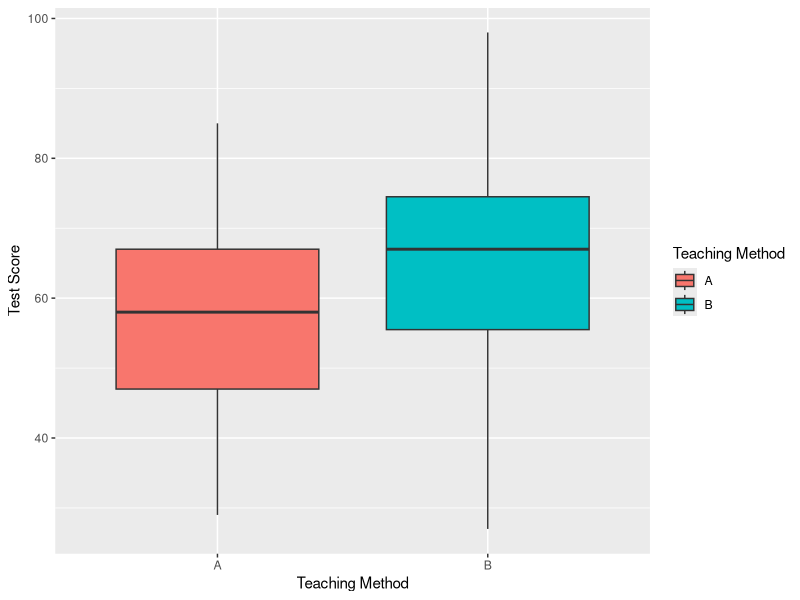
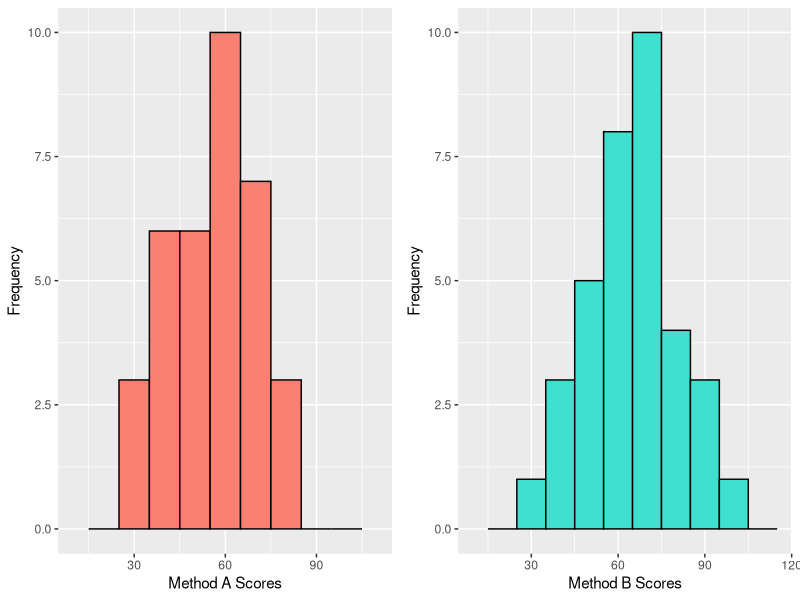
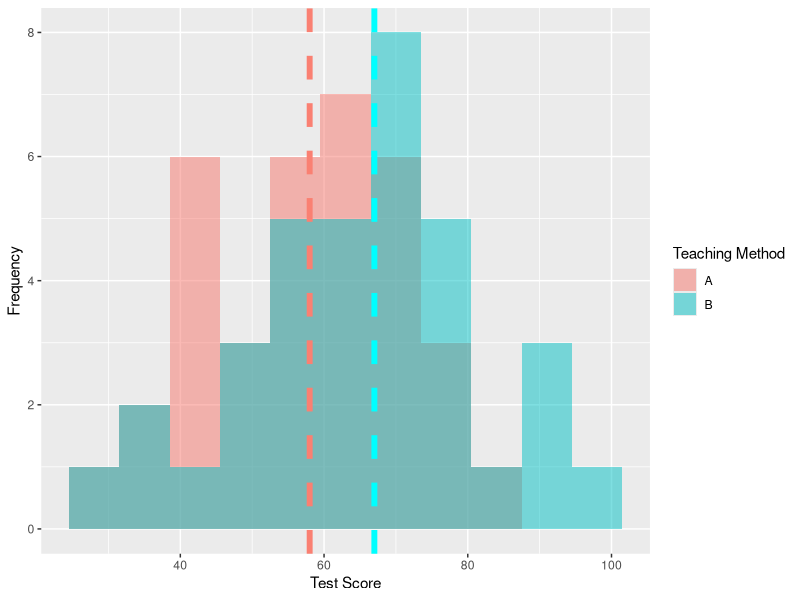

The R source for these figures, in order:
## ---- chunk 1
knitr::opts_chunk$set(fig.height=3,fig.width=3.5,fig.pos="H")
## ---- chunk 2
library(dplyr,quietly=TRUE)
library(kableExtra,quietly=TRUE)
library(ggplot2,quietly=TRUE)
library(gridExtra,quietly=TRUE)
library(broom, quietly=TRUE)
library(purrr, quietly=TRUE)
library(knitr,quietly=TRUE)
##read in data and subset by group
teaching <- read.csv("Teaching.csv")
groupA <- teaching[teaching$Training.Method == 'A',]
groupB <- teaching[teaching$Training.Method == 'B',]
## ---- chunk 3
ggplot(data=teaching,aes(x=Training.Method,y=Score,fill=Training.Method)) +
  geom_boxplot() + labs(x="Teaching Method",y="Test Score") + 
  labs(fill = "Teaching Method")
## ---- chunk 4
histA <- ggplot(data=groupA, aes(x=Score)) +
        geom_histogram(binwidth=10,fill="salmon",color="black") + labs(x="Method A Scores",y="Frequency") + 
        scale_x_continuous(limits=c(10,110)) 
 

histB <- ggplot(data=groupB, aes(x=Score)) +
        geom_histogram(binwidth=10,fill="turquoise",color="black") + labs(x="Method B Scores",y="Frequency") + 
        scale_x_continuous(limits=c(10,115)) 

grid.arrange(histA,histB, ncol=2, nrow = 1)

## ---- chunk 5
ggplot(teaching, aes(x=Score, fill=Training.Method)) +
  geom_histogram(binwidth=7,alpha=0.5, position="identity") +
  labs(fill="Teaching Method") + labs(x="Test Score",y="Frequency") + 
  geom_vline(xintercept=median(groupA$Score),color="salmon",alpha=1,size=2,lty="dashed") + 
  geom_vline(xintercept=median(groupB$Score),color="cyan",alpha=1,size=2,lty="dashed") 
## ---- chunk 6
summaries <- group_by(teaching,Training.Method) %>%
              summarise ( 
                Count = n(),
                Mean = mean(Score) %>% round(2),
                SD = sd(Score) %>% round(2),
                Median = median(Score),
                IQR = IQR(Score),
                Min = min(Score),
                Max = max(Score)
               )

colnames(summaries)[1] <- c('Teaching Method')
#summaries
kable(summaries)
## ---- chunk 7
#perform two sample t-test to compare the scores of both groups
t_test <- t.test(groupA$Score,groupB$Score)
#perform mann-whitney U test to compare the scores 
w_test <- wilcox.test(groupA$Score,groupB$Score,conf.int=TRUE,correct=FALSE,paired=FALSE)

tab <- map_df(list(t_test,w_test), tidy) %>% as.data.frame()
tab <- tab[c("estimate","statistic", "p.value", "conf.low","conf.high")]
Test <- c("2 sample t-test","Mann-Whitney")
colnames(tab) <- c("Estimate","Test_Statistic", "P-value","Lower","Upper")
tab <- tab %>% mutate_at(vars(-`P-value`), funs(round(., 2)))
results_tab <- cbind(Test,tab) %>% as.data.frame()
kable(results_tab)
